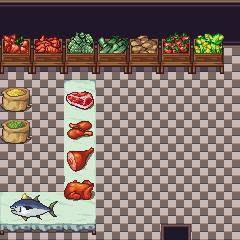

This game map was drawn from its Tiled (.tmx) file and the tilesets committed beside it. A one-line description and the full map source follow:
An orthogonal 15x15 tile map with 16x16 px tiles, 5 tile layers (suelo, accesos, pared, mesas, ...), 3 tilesets and 4 objects.

<map version="1.2" tiledversion="1.3.3" orientation="orthogonal" renderorder="right-down" width="15" height="15" tilewidth="16" tileheight="16" infinite="0" nextlayerid="7" nextobjectid="6">
 <tileset firstgid="1" source="../Casa 1/elementos.tsx" />
 <tileset firstgid="2017" source="../Casa 1/Inner.tsx" />
 <tileset firstgid="3017" source="../Casa 1/elementos2.tsx" />
 <layer id="1" name="suelo" width="15" height="15">
  <data encoding="csv">
2017,2017,2017,2017,2017,2017,2017,2017,2017,2017,2017,2017,2017,2017,2017,
2017,2017,2017,2017,2017,2017,2017,2017,2017,2017,2017,2017,2017,2017,2017,
2017,2017,2017,2017,2017,2017,2017,2017,2017,2017,2017,2017,2017,2017,2017,
2017,2017,2017,2017,2017,2017,2017,2017,2017,2017,2017,2017,2017,2017,2017,
2017,2017,2017,2017,2017,2017,2017,2017,2017,2017,2017,2017,2017,2017,2017,
2017,2017,2017,2017,2017,2017,2017,2017,2017,2017,2017,2017,2017,2017,2017,
2017,2017,2017,2017,2017,2017,2017,2017,2017,2017,2017,2017,2017,2017,2017,
2017,2017,2017,2017,2017,2017,2017,2017,2017,2017,2017,2017,2017,2017,2017,
2017,2017,2017,2017,2017,2017,2017,2017,2017,2017,2017,2017,2017,2017,2017,
2017,2017,2017,2017,2017,2017,2017,2017,2017,2017,2017,2017,2017,2017,2017,
2017,2017,2017,2017,2017,2017,2017,2017,2017,2017,2017,2017,2017,2017,2017,
2017,2017,2017,2017,0,2017,2017,2017,2017,2017,2017,2017,2017,2017,2017,
2017,2017,2017,2017,2017,2017,2017,2017,2017,2017,2017,2017,2017,2017,2017,
2017,2017,2017,2017,2017,2017,2017,2017,2017,2017,2017,2017,2017,2017,2017,
2017,2017,2017,2017,2017,2017,2017,2017,2017,2017,2017,2017,2017,2017,2017
</data>
 </layer>
 <layer id="5" name="accesos" width="15" height="15">
  <data encoding="csv">
0,0,0,0,0,0,0,0,0,0,0,0,0,0,0,
0,0,0,0,0,0,0,0,0,0,0,0,0,0,0,
0,0,0,0,0,0,0,0,0,0,0,0,0,0,0,
0,0,0,0,0,0,0,0,0,0,0,0,0,0,0,
0,0,0,0,0,0,0,0,0,0,0,0,0,0,0,
0,0,0,0,0,0,0,0,0,0,0,0,0,0,0,
0,0,0,0,0,0,0,0,0,0,0,0,0,0,0,
0,0,0,0,0,0,0,0,0,0,0,0,0,0,0,
0,0,0,0,0,0,0,0,0,0,0,0,0,0,0,
0,0,0,0,0,0,0,0,0,0,0,0,0,0,0,
0,0,0,0,0,0,0,0,0,0,0,0,0,0,0,
0,0,0,0,0,0,0,0,0,0,0,0,0,0,0,
0,0,0,0,0,0,0,0,0,0,0,0,0,0,0,
0,0,0,0,0,0,0,0,0,0,0,0,0,0,0,
0,0,0,0,0,0,0,0,0,0,2580,2581,0,0,0
</data>
 </layer>
 <layer id="2" name="pared" width="15" height="15">
  <data encoding="csv">
2019,2019,2019,2019,2019,2019,2019,2019,2019,2019,2019,2019,2019,2019,2019,
2059,2059,2059,2059,2059,2059,2059,2059,2059,2059,2059,2059,2059,2059,2059,
2099,2099,2099,2099,2099,2099,2099,2099,2099,2099,2099,2099,2099,2099,2099,
0,0,0,0,0,0,0,0,0,0,0,0,0,0,0,
0,0,0,0,0,0,0,0,0,0,0,0,0,0,0,
0,0,0,0,0,0,0,0,0,0,0,0,0,0,0,
0,0,0,0,0,0,0,0,0,0,0,0,0,0,0,
0,0,0,0,0,0,0,0,0,0,0,0,0,0,0,
0,0,0,0,0,0,0,0,0,0,0,0,0,0,0,
0,0,0,0,0,0,0,0,0,0,0,0,0,0,0,
0,0,0,0,0,0,0,0,0,0,0,0,0,0,0,
0,0,0,0,0,0,0,0,0,0,0,0,0,0,0,
0,0,0,0,0,0,0,0,0,0,0,0,0,0,0,
0,0,0,0,0,0,0,0,0,0,0,0,0,0,0,
0,0,0,0,0,0,0,0,0,0,0,0,0,0,0
</data>
 </layer>
 <layer id="4" name="mesas" width="15" height="15">
  <data encoding="csv">
0,0,0,0,0,0,0,0,0,0,0,0,0,0,0,
0,0,0,0,0,0,0,0,0,0,0,0,0,0,0,
0,0,0,0,0,0,0,0,0,0,0,0,0,0,0,
0,0,0,0,0,0,0,0,0,0,0,0,0,0,0,
0,0,0,0,0,0,0,0,0,0,0,0,0,0,0,
0,0,0,0,4825,4830,0,0,0,0,0,0,0,0,0,
0,0,0,0,5021,5022,0,0,0,0,0,0,0,0,0,
0,0,0,0,5021,5022,0,0,0,0,0,0,0,0,0,
0,0,0,0,5021,5022,0,0,0,0,0,0,0,0,0,
0,0,0,0,5021,5022,0,0,0,0,0,0,0,0,0,
0,0,0,0,5021,5022,0,0,0,0,0,0,0,0,0,
0,0,0,0,4957,5022,0,0,0,0,0,0,0,0,0,
5081,5082,5083,5084,5085,5086,0,0,0,0,0,0,0,0,0,
5145,5146,5147,5148,5149,5150,0,0,0,0,0,0,0,0,0,
5209,5210,5211,5212,5213,5214,0,0,0,0,0,0,0,0,0
</data>
 </layer>
 <layer id="3" name="productos" width="15" height="15">
  <data encoding="csv">
0,0,0,0,0,0,0,0,0,0,0,0,0,0,0,
0,0,0,0,0,0,0,0,0,0,0,0,0,0,0,
5721,5722,5723,5724,5725,5726,5727,5728,5729,5730,5731,5732,5733,5734,0,
5785,5786,5787,5788,5789,5790,5791,5792,5793,5794,5795,5796,5797,5798,0,
5849,5850,5851,5852,5853,5854,5855,5856,5857,5858,5859,5860,5861,5862,0,
5067,5068,0,0,5579,5580,0,0,0,0,0,0,0,0,0,
5131,5132,0,5266,5643,5644,0,0,0,0,0,0,0,0,0,
5196,5197,0,0,6091,6092,0,0,0,0,0,0,0,0,0,
5260,5261,0,0,6155,6156,0,0,0,0,0,0,0,0,0,
4943,0,0,4946,6603,6604,0,0,0,0,0,0,0,0,0,
0,0,0,5010,6667,6668,0,0,0,0,0,0,0,0,0,
0,0,0,0,6353,6354,0,0,0,0,0,0,0,0,0,
5845,5846,5847,5848,6417,6418,0,0,0,0,0,0,0,0,0,
5909,5910,5911,5912,0,0,0,0,0,0,0,0,0,0,0,
0,0,0,0,0,0,0,0,0,0,0,0,0,0,0
</data>
 </layer>
 <objectgroup id="6" name="colisiones">
  <object id="1" x="-1.33333" y="241.333">
   <polygon points="0,0 162.667,-1.33333 162.667,10.6667 192,11.3333 192,-2 242,-1.33333 242,-241.333 0.666667,-241.333 0,-7.33333 -11.3333,-7.33333 -11.3333,-256 253.333,-252 250.667,20.6667 0,18.6667" />
  </object>
  <object id="3" x="3.33333" y="46.6667">
   <polygon points="0,0 236.667,-2.66667 238,-46 -6,-47.3333 -6,-0.666667" />
  </object>
  <object id="4" x="96.6667" y="240">
   <polygon points="0,0 -0.666667,-191.333 -34.6667,-192 -33.3333,-2" />
  </object>
  <object id="5" x="1.33333" y="145.333">
   <polygon points="0,0 30,-1.33333 31.3333,-65.3333 -0.666667,-66" />
  </object>
 </objectgroup>
</map>
